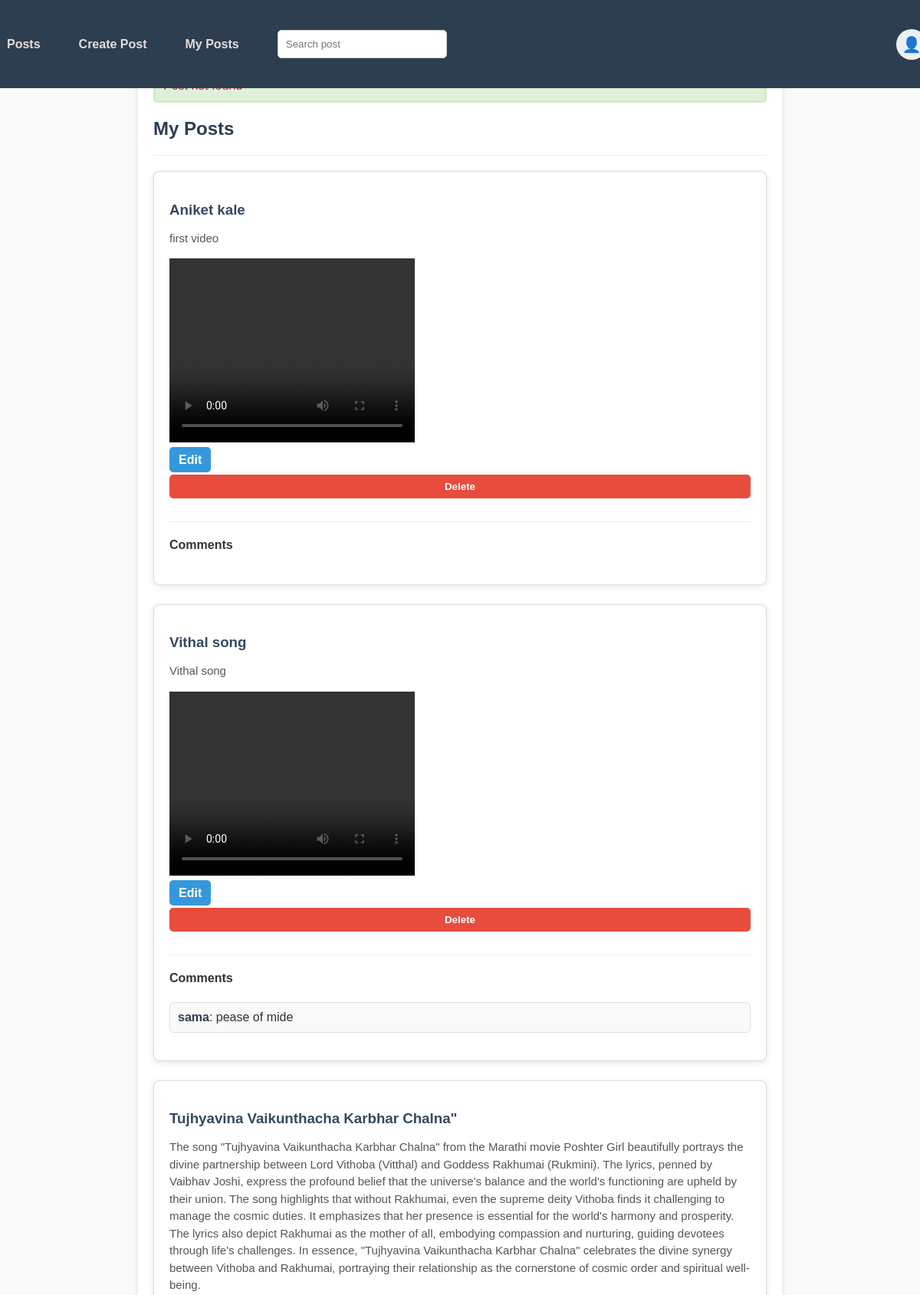
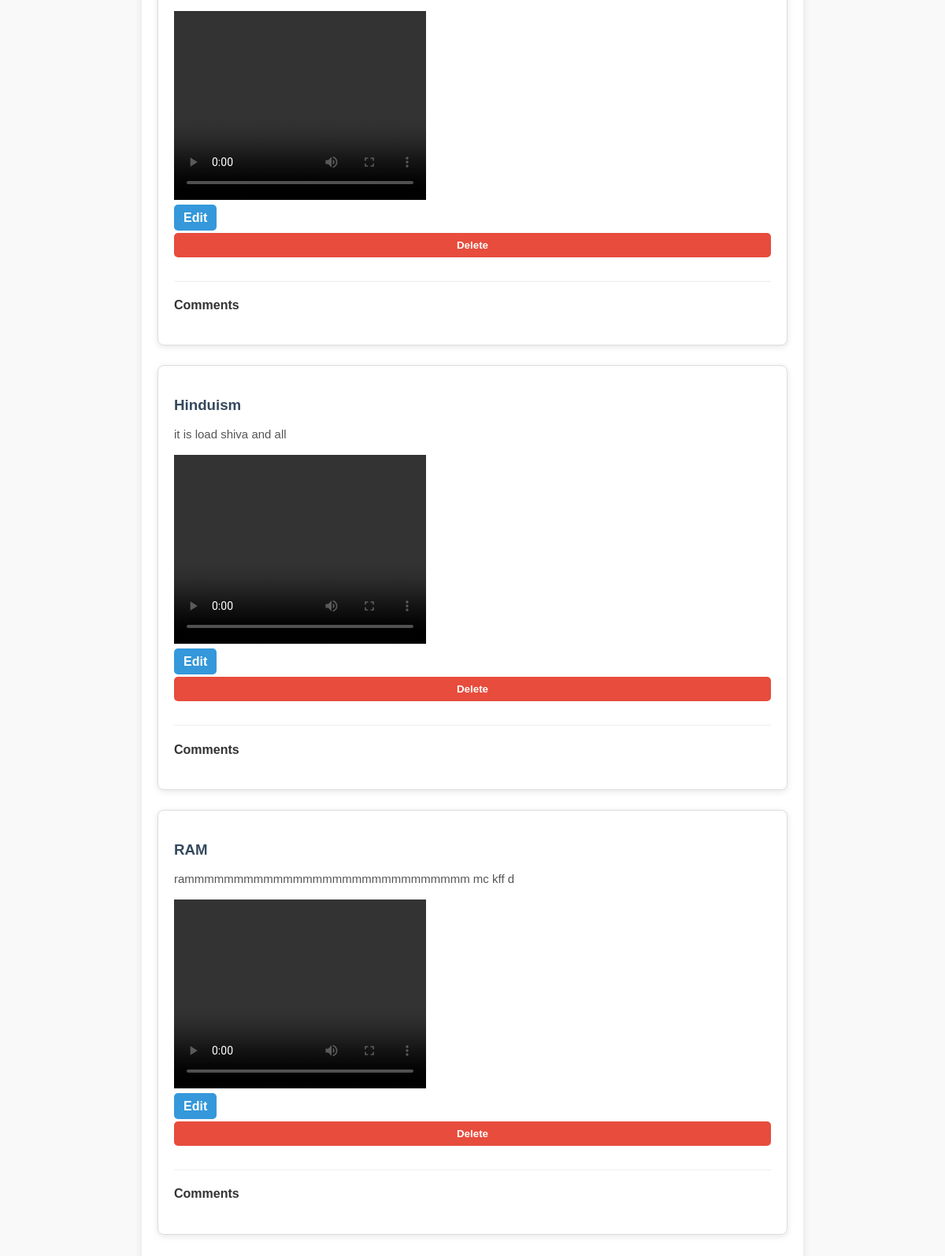
/mypost (signed in), run on the app's committed database (2 pictures, top to bottom).
### models.py (models this page shows)
class Post(Base):
    __tablename__= "posts"
    id = Column(Integer, primary_key=True, index=True)
    title = Column(String , nullable=False)
    content = Column(String , nullable=False)
    owner_id = Column(Integer , ForeignKey("users.id"))
    created_at = Column(DateTime, default=datetime.utcnow)
    image = Column(String, nullable=True)
    auther = relationship("User", back_populates="posts")
    comments = relationship("Comment" , back_populates="post")
    likes = relationship('Like',back_populates="post")

class Comment(Base):
    __tablename__ = "comments"
    id = Column(Integer , primary_key=True, index=True)
    content = Column(String, nullable=False)
    user_id = Column(Integer, ForeignKey("users.id"))
    post_id = Column(Integer , ForeignKey("posts.id"))
    created_at = Column(DateTime, default=datetime.utcnow)
    post = relationship('Post', back_populates="comments")
    user= relationship ('User' , back_populates="comments")

class User (Base):
    __tablename__ = "users"
    id = Column(Integer , primary_key=True, index=True)
    username = Column(String , nullable=False)
    password = Column (String , nullable= False)
    gmail = Column(String , nullable=True , unique=True)
    posts = relationship("Post", back_populates="auther")
    comments =  relationship("Comment", back_populates="user")
    likes = relationship("Like" , back_populates="user")
    following = relationship("Follow", foreign_keys="Follow.follower_id", back_populates="follower")
    followers = relationship("Follow", foreign_keys="Follow.following_id", back_populates="following")

### blog.py (the view)
@router.get('/mypost')
async def my_post(
    request:Request,
    db:Session = Depends(get_data)
):
    if  not request.session.get('user_id'):
        request.session.clear()
        request.session['flash'] = "please login"
        return RedirectResponse(url='/home',status_code=303)
    posts = db.query(Post).filter(Post.owner_id == request.session['user_id']).all()
    user_id =request.session.get('user_id')
    user = db.query(User).filter(User.id == user_id).first()
    request.session['flash']= "Post  not found"
    return templates.TemplateResponse(
        'my_post.html',
        {'request':request , "posts":posts,'user':user}
    )

### templates/my_post.html (shortened to what this page needs)
{% extends "base.html" %}
{% block content %}
<h2>My Posts</h2>
<hr>
{% for post in posts %}
<div class="post">
    <h3>{{ post.title }}</h3>
    <p>{{ post.content }}</p>
    {% if post.image %}
       {% if post.image.endswith(('.jpg', '.jpeg', '.png', '.gif')) %}
        <img src="/static/uploads/{{ post.image }}" alt="Post Image" style="max-width:100%; margin-bottom:10px;">
       {% else %}
       <video width="320" height="240" controls>
        <source src="/static/uploads/{{ post.image }}">
       </video>
       {% endif %}
    {% endif %}
    {% if request.session.get('user_id') == post.owner_id %}
    <div class="actions">
        <a href="/posts/{{ post.id }}/edit">Edit</a>
        <form action="/posts/{{ post.id }}/delet" method="POST" style="display:inline;">
            <button type="submit" onclick="return confirm('Delete this post?')">Delete</button>
        </form>
    </div>
    {% endif %}
    <hr>
    <h4>Comments</h4>
    <ul class="comments">
        {% for comment in post.comments %}
        <li>
            <strong>{{ comment.user.username }}</strong>: {{ comment.content }}
        </li>
        {% endfor %}
    </ul>
</div>
{% endfor %}
{% endblock %}

### templates/base.html (shortened to what this page needs)
<!DOCTYPE html>
<html lang="en">
<head>
</head>
<body>
    <header>
        <nav>
            <div class="nav-left">
                {% if request.session and request.session.get('user_id') %}
                    <a href="/home">Posts</a>
                    <a href="/post/create"> Create Post</a>
                    <a href="/mypost">My Posts</a>
                    <form  method="GET" action="/home">
                        <input type="text" name="q" placeholder="Search post">
                    </form>
                {% else %}
                    <a href="/">Home</a>
                {% endif %}
            </div>
            <div class="nav-right">
                {% if request.session and request.session.get('user_id') %}
                    <details class="profile-menu">
                        <summary class="profile-icon">👤</summary>
                    </details>
                {% endif %}
            </div>
        </nav>
    </header>
    <main>
        {% if request.session.get('flash') %}
            <div class="flash">
            </div>
            {% set _ = request.session.pop('flash', None) %}
        {% endif %}
        {% block content %}{% endblock %}
    </main>
</body>
</html>

### templates/base.html (style rules this page uses)
body { font-family: Arial, sans-serif; margin: 0; padding: 0; background: #f9f9f9; color: #333; margin-top: 70px; }
header { position: fixed; top: 0; left: 0; width: 100%; background: #2c3e50; z-index: 1000; padding: 9px ; }
nav { display: flex; justify-content: space-between; align-items: center; }
.nav-left, .nav-right { display: flex; align-items: center; gap: 50px; }
nav a { color: hsl(10, 20%, 88%); text-decoration: none; font-weight: bold; transition: color 0.3s; }
.profile-icon { font-size: 20px; background: #ecf0f1; color: #2c3e50; width: 40px; height: 40px; display: flex; justify-content: center; align-items: center; border-radius: 50%; text-decoration: none; font-weight: bold; transition: background 0.3s, color 0.3s; cursor: pointer; }
.profile-menu { position: relative; }
main { max-width: 800px; margin: 30px auto; padding: 20px; background: #fff; border-radius: 10px; box-shadow: 0 4px 10px rgba(0,0,0,0.1); }
h2, h3, h5 { color: #2c3e50; }
form { margin: 20px 0; }
form input, form textarea, form button { width: 100%; padding: 10px; margin: 10px 0; border-radius: 5px; border: 1px solid #ccc; }
form button { background: #3498db; color: white; border: none; cursor: pointer; font-weight: bold; transition: background 0.3s; }
.flash { background: #dff0d8; color: #be275a; padding: 10px; margin-bottom: 20px; border-radius: 5px; border: 3px solid #d6e9c6; }
li { margin: 5px 0; padding: 5px; border-bottom: 1px solid #eee; }

### templates/my_post.html (style rules this page uses)
h2 { color: #2c3e50; margin-bottom: 10px; }
.post { background: #fff; border: 1px solid #ddd; border-radius: 8px; padding: 20px; margin-bottom: 25px; box-shadow: 0 2px 8px rgba(0,0,0,0.1); }
.post h3 { color: #34495e; margin-bottom: 10px; }
.post p { font-size: 15px; line-height: 1.5; color: #555; }
.actions { margin-top: 10px; }
.actions a, .actions button { padding: 8px 12px; margin-right: 8px; border-radius: 5px; text-decoration: none; font-weight: bold; cursor: pointer; }
.actions a { background: #3498db; color: white; border: none; }
.actions button { background: #e74c3c; color: white; border: none; }
hr { margin: 20px 0; border: none; border-top: 1px solid #eee; }
ul.comments { list-style: none; padding: 0; margin-top: 10px; }
ul.comments li { background: #f9f9f9; padding: 10px; border-radius: 5px; margin-bottom: 8px; border: 1px solid #ddd; }
ul.comments strong { color: #2c3e50; }

### data on the page
Post: title "Aniket kale", content "first video"
Post: title "Vithal song", content "Vithal song"
Comment: user.username "sama", content "pease of mide"
Post: title "Tujhyavina Vaikunthacha Karbhar Chalna\"", content "The song \"Tujhyavina Vaikunthacha Karbhar Chalna\" from the Marathi movie Poshter Girl beautifully portrays the divine partnership between Lord Vithoba (Vitthal) and Goddess Rakhumai (Rukmini). The lyrics, penned by Vaibhav Joshi, express the profound belief that the universe's balance and the world's functioning are upheld by their union. The song highlights that without Rakhumai, even the supreme deity Vithoba finds it challenging to manage the cosmic duties. It emphasizes that her presence is essential for the world's harmony and prosperity. The lyrics also depict Rakhumai as the mother of all, embodying compassion and nurturing, guiding devotees through life's challenges. In essence,…"
Post: title "Hinduism", content "it is load shiva and all"
Post: title "RAM", content "rammmmmmmmmmmmmmmmmmmmmmmmmmmmm mc kff d"
